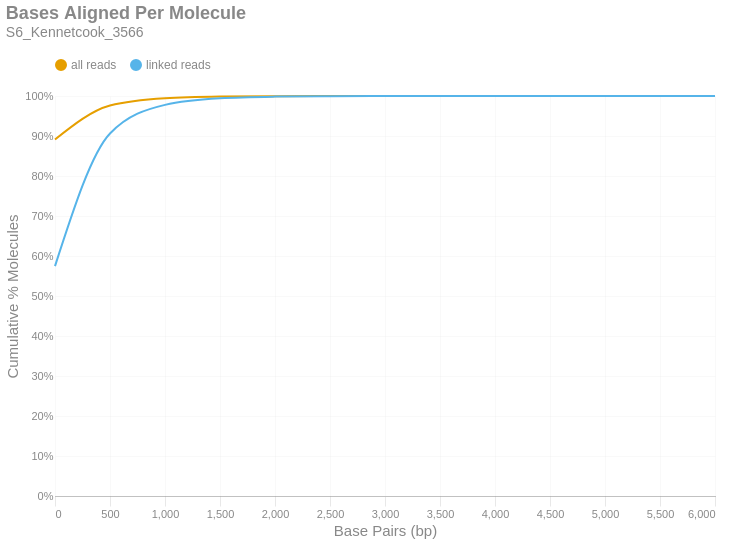

Notebook code cell kept with this figure:
### Markdown cell above
### Bases Aligned Per Molecule
This is a cumulative frequency distribution showing the number of base pairs aligned per unique molecule. These data are shown in 500 bp bins. There are two distributions: one with `all reads` (yellow) and another with only `linked reads` (blue). The percent of molecules in the `linked reads` distribution is relative to the total number of linked molecules.

### Code cell
if SKIPLR:
    print_html(f"Skipped")
else:
    binned_df = consolidated_hist(valids['aligned_bp'], mask, 500, True)
    with SafeRender(binned_df):
        (
            density_plot(binned_df, 'Bases Aligned Per Molecule', samplename, 'basesper')
            .encode(
                x=alt.X('bin:Q', title="Base Pairs (bp)").axis(tickMinStep=500).scale(padding=0),
                y=alt.Y('value:Q', title='Cumulative % Molecules')
                    .axis(format='%')
                    .scale(domain = [0,1])
                    .stack(False),
                color=alt.Color("key:N").scale(domain = ["all reads", "linked reads"]),
                tooltip = [
                    alt.Tooltip("key:N", title = "Data Type"),
                    alt.Tooltip("range_label:N", title="Bases Aligned Per Molecule"),
                    alt.Tooltip("value:Q", format = ".2%", title="% Molecules (Cum.)")
                ]
            )
        ).display()

### Figure 1 — Vega-Lite specification as saved in the notebook (floating-point values rounded to 4 significant figures)
{"width": "container", "height": 400, "config": {"title": {"anchor": "start", "dy": -15, "fontSize": 18, "color": "#888888", "subtitleColor": "#888888", "subtitleFontSize": 14}, "arc": {"fill": "#0072B2"}, "axis": {"domainColor": "#888888", "domainWidth": 0.5, "gridWidth": 0.2, "grid": false, "titleFontWeight": 400, "titleFontSize": 15, "labelFontSize": 11, "labelColor": "#888888", "tickColor": "#888888", "tickWidth": 0.2, "titleColor": "#888888"}, "axisBand": {"grid": false}, "axisX": {"grid": true, "tickSize": 10, "domainCap": "round"}, "axisY": {"domain": false, "grid": true, "tickSize": 0, "domainCap": "round"}, "background": "transparent", "header": {"labelFontSize": 15, "labelColor": "#888888", "titleFontSize": 15, "titleFontWeight": 600, "titleColor": "#888888"}, "legend": {"labelFont": "sans-serif", "labelFontSize": 12, "labelColor": "#888888", "symbolSize": 100, "symbolType": "circle", "titleFontSize": 12, "titlePadding": 10, "titleColor": "#888888", "title": null, "orient": "top"}, "range": {"category": ["#E69F00", "#56B4E9", "#009E73", "#F0E442", "#0072B2", "#D55E00", "#CC79A7", "#000000"], "diverging": ["#cfe8f3", "#a2d4ec", "#73bfe2", "#46abdb", "#1696d2", "#12719e"]}, "area": {"fill": "#0072B2", "fillOpacity": 0.7, "line": true, "strokeOpacity": 0.7}, "line": {"color": "#0072B2", "stroke": "#0072B2", "strokeWidth": 2}, "trail": {"color": "#0072B2", "stroke": "#0072B2", "strokeWidth": 0, "size": 1}, "point": {"filled": true, "fillOpacity": 1.0, "size": 95}, "text": {"color": "#888888", "fontSize": 11, "align": "right", "fontWeight": 400, "size": 11}, "bar": {"fill": "#0072B2", "stroke": null}, "view": {"stroke": null, "continuousWidth": 660, "continuousHeight": 400}}, "data": {"name": "data-aefddbcfd5a72f38153c48c7261f7298"}, "mark": {"type": "line", "interpolate": "monotone", "point": {"opacity": 0, "size": 275}}, "encoding": {"color": {"field": "key", "scale": {"domain": ["all reads", "linked reads"]}, "type": "nominal"}, "tooltip": [{"field": "key", "title": "Data Type", "type": "nominal"}, {"field": "range_label", "title": "Bases Aligned Per Molecule", "type": "nominal"}, {"field": "value", "format": ".2%", "title": "% Molecules (Cum.)", "type": "quantitative"}], "x": {"axis": {"tickMinStep": 500}, "field": "bin", "scale": {"padding": 0}, "title": "Base Pairs (bp)", "type": "quantitative"}, "y": {"axis": {"format": "%"}, "field": "value", "scale": {"domain": [0, 1]}, "stack": false, "title": "Cumulative % Molecules", "type": "quantitative"}}, "params": [{"name": "param_c36ac31b6afebe62", "select": {"type": "point", "fields": ["key"]}, "bind": "legend"}], "title": {"text": "Bases Aligned Per Molecule", "subtitle": "S6_Kennetcook_3566"}, "transform": [{"fold": ["all reads (cumsum)", "linked reads (cumsum)"]}, {"calculate": "replace(datum.key, ' (cumsum)', '')", "as": "key"}, {"filter": {"param": "param_c36ac31b6afebe62"}}], "usermeta": {"embedOptions": {"downloadFileName": "S6_Kennetcook_3566.basesper"}}, "$schema": "https://vega.github.io/schema/vega-lite/v6.1.0.json", "datasets": {"data-aefddbcfd5a72f38153c48c7261f7298": [{"bin": "0.0", "interval": "0.0-500.0", "all reads": 0.8911, "linked reads": 0.5747, "all reads (cumsum)": 0.8911, "linked reads (cumsum)": 0.5747, "range_label": "0-499"}, {"bin": "500.0", "interval": "500.0-1000.0", "all reads": 0.08489, "linked reads": 0.3316, "all reads (cumsum)": 0.976, "linked reads (cumsum)": 0.9062, "range_label": "500-999"}, {"bin": "1000.0", "interval": "1000.0-1500.0", "all reads": 0.0183, "linked reads": 0.07157, "all reads (cumsum)": 0.9943, "linked reads (cumsum)": 0.9778, "range_label": "1000-1499"}, {"bin": "1500.0", "interval": "1500.0-2000.0", "all reads": 0.004243, "linked reads": 0.0166, "all reads (cumsum)": 0.9986, "linked reads (cumsum)": 0.9944, "range_label": "1500-1999"}, {"bin": "2000.0", "interval": "2000.0-2500.0", "all reads": 0.001046, "linked reads": 0.004092, "all reads (cumsum)": 0.9996, "linked reads (cumsum)": 0.9985, "range_label": "2000-2499"}, {"bin": "2500.0", "interval": "2500.0-3000.0", "all reads": 0.0002757, "linked reads": 0.001078, "all reads (cumsum)": 0.9999, "linked reads (cumsum)": 0.9996, "range_label": "2500-2999"}, {"bin": "3000.0", "interval": "3000.0-3500.0", "all reads": 7.749e-05, "linked reads": 0.0003031, "all reads (cumsum)": 1.0, "linked reads (cumsum)": 0.9999, "range_label": "3000-3499"}, {"bin": "3500.0", "interval": "3500.0-4000.0", "all reads": 2.071e-05, "linked reads": 8.102e-05, "all reads (cumsum)": 1.0, "linked reads (cumsum)": 1.0, "range_label": "3500-3999"}, {"bin": "4000.0", "interval": "4000.0-4500.0", "all reads": 5.366e-06, "linked reads": 2.099e-05, "all reads (cumsum)": 1.0, "linked reads (cumsum)": 1.0, "range_label": "4000-4499"}, {"bin": "4500.0", "interval": "4500.0-5000.0", "all reads": 1.717e-06, "linked reads": 6.716e-06, "all reads (cumsum)": 1.0, "linked reads (cumsum)": 1.0, "range_label": "4500-4999"}, {"bin": "5000.0", "interval": "5000.0-5500.0", "all reads": 6.44e-07, "linked reads": 2.519e-06, "all reads (cumsum)": 1.0, "linked reads (cumsum)": 1.0, "range_label": "5000-5499"}, {"bin": "5500.0", "interval": "5500.0-6000.0", "all reads": 1.073e-07, "linked reads": 4.198e-07, "all reads (cumsum)": 1.0, "linked reads (cumsum)": 1.0, "range_label": "5500-5999"}, {"bin": "6000.0", "interval": "6000.0-6500.0", "all reads": 1.073e-07, "linked reads": 4.198e-07, "all reads (cumsum)": 1.0, "linked reads (cumsum)": 1.0, "range_label": "6000-6499"}]}}
